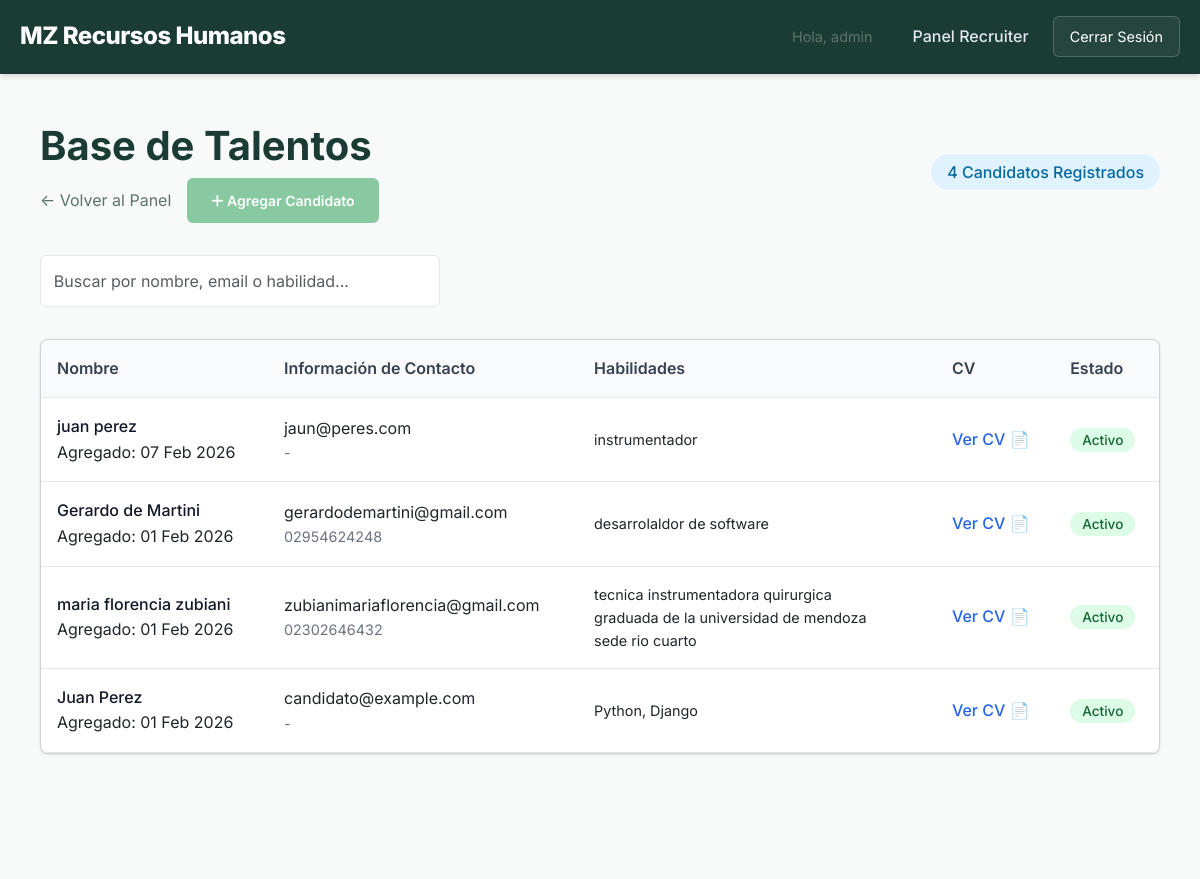
Page /staff/candidates/ (signed in, upper part) on the earlier database version.
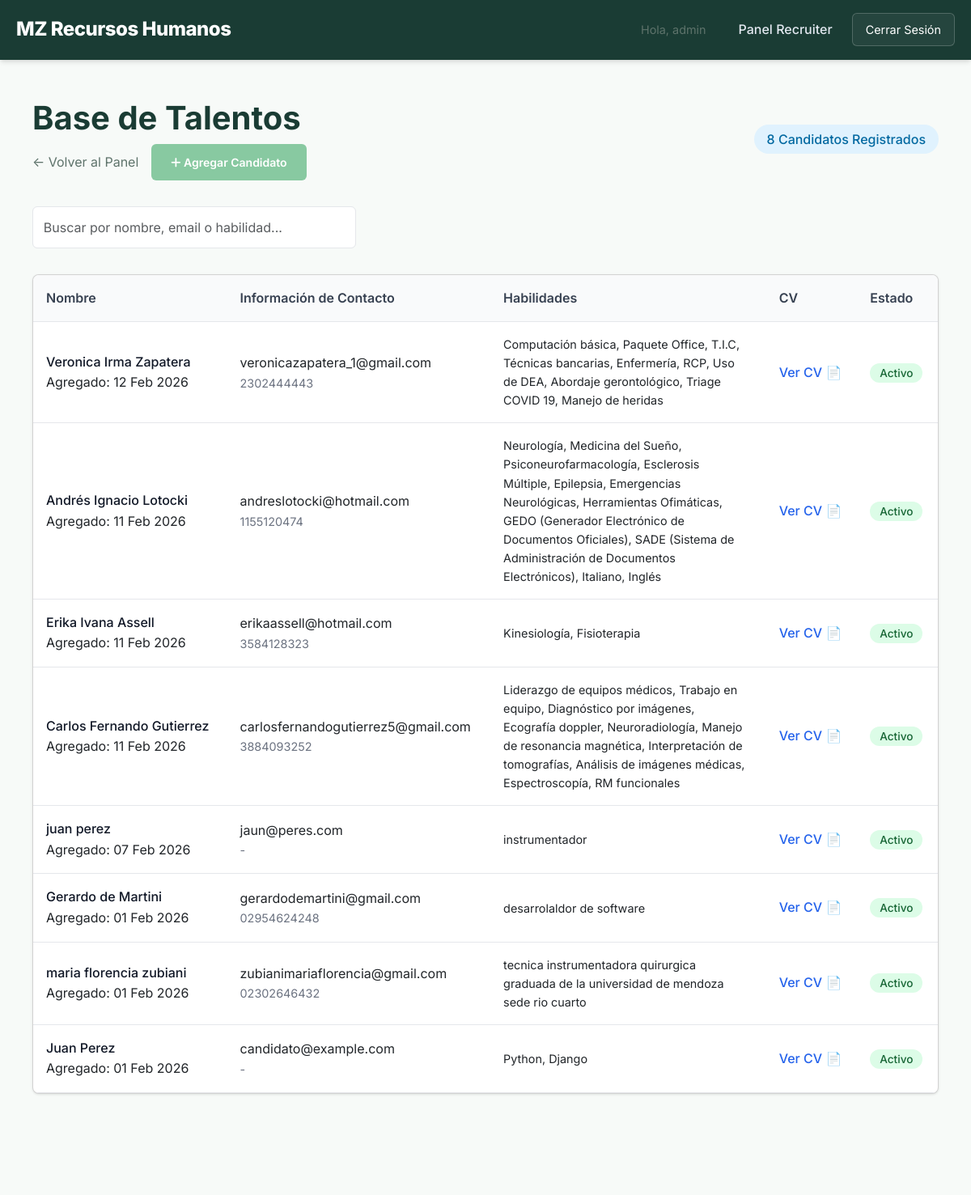
Same page on the later database version.
### candidates/models.py (models this page shows, shortened)
class Candidate(models.Model):
    AVAILABILITY_CHOICES = [
        ('active', 'Active (Looking)'),
        ('open', 'Open to Offers (Listening)'),
        ('not_looking', 'Not Looking (Dormant)'),
    ]
    first_name = models.CharField(max_length=100)
    last_name = models.CharField(max_length=100)
    user = models.OneToOneField(User, on_delete=models.CASCADE, null=True, blank=True, related_name='candidate_profile')
    email = models.EmailField(unique=True)
    secondary_email = models.CharField(max_length=255, blank=True, null=True, help_text="Correos secundarios separados por coma")
    phone = models.CharField(max_length=20, blank=True)
    resume_file = models.FileField(upload_to='resumes/', blank=True, null=True)
    skills = models.TextField(blank=True, help_text="Habilidades separadas por coma o descripción breve")
    tags = models.ManyToManyField(Tag, blank=True, related_name='candidates')
    availability_status = models.CharField(max_length=20, choices=AVAILABILITY_CHOICES, default='active')
    last_updated = models.DateTimeField(auto_now=True)
    update_token = models.UUIDField(default=uuid.uuid4, editable=False)
    created_at = models.DateTimeField(auto_now_add=True)

### dashboard/views.py (the view, shortened to what this page needs)
# urls.py: path('candidates/', views.candidate_list, name='staff_candidate_list'),
@login_required
@user_passes_test(is_recruiter)
def candidate_list(request):
    query = request.GET.get('q', '')
    candidates = Candidate.objects.all().order_by('-created_at')
    return render(request, 'dashboard/candidate_list.html', {
        'candidates': candidates,
        'query': query
    })

### dashboard/views.py (called while the page is built)
def is_recruiter(user):
    return user.is_staff

### hr_project/templates/dashboard/candidate_list.html (shortened to what this page needs)
{% extends "base.html" %}
{% block content %}
<div class="container">
    <div style="display: flex; justify-content: space-between; align-items: center; margin-bottom: 2rem;">
        <div>
            <h1 style="margin-bottom: 0.5rem;">Base de Talentos</h1>
            <div style="display: flex; gap: 1rem; align-items: center;">
                <a href="{% url 'dashboard_home' %}" style="color: var(--text-muted); text-decoration: none;">&larr;
                    Volver
                    al Panel</a>
                <a href="{% url 'add_candidate' %}" class="btn btn-sm btn-primary">
                    <i class="fas fa-plus"></i> Agregar Candidato
                </a>
            </div>
        </div>
        <div>
            <span
                style="background: #e0f2fe; color: #0369a1; padding: 0.5rem 1rem; border-radius: 9999px; font-weight: 500;">
                {{ candidates.count }} Candidatos Registrados
            </span>
        </div>
    </div>
    <div style="margin-bottom: 2rem;">
        <form method="get" action="." style="display: flex; gap: 1rem; align-items: center;">
            <input type="text" name="q" value="{{ query }}" placeholder="Buscar por nombre, email o habilidad..."
                class="form-control"
                style="max-width: 400px; padding: 0.8rem; border: 1px solid #e5e7eb; border-radius: 6px;">
        </form>
    </div>
    <div class="card"
        style="overflow-x: auto; background: white; border-radius: 8px; box-shadow: 0 1px 3px rgba(0,0,0,0.1);">
        <table style="width: 100%; border-collapse: collapse; text-align: left;">
            <thead>
                <tr style="background: #f9fafb; border-bottom: 1px solid #e5e7eb;">
                    <th style="padding: 1rem; font-weight: 600; color: #374151;">Nombre</th>
                    <th style="padding: 1rem; font-weight: 600; color: #374151;">Información de Contacto</th>
                    <th style="padding: 1rem; font-weight: 600; color: #374151;">Habilidades</th>
                    <th style="padding: 1rem; font-weight: 600; color: #374151;">CV</th>
                    <th style="padding: 1rem; font-weight: 600; color: #374151;">Estado</th>
                </tr>
            </thead>
            <tbody>
                {% for candidate in candidates %}
                <tr style="border-bottom: 1px solid #e5e7eb;">
                    <td style="padding: 1rem;">
                        <div style="font-weight: 500; color: #111827;">
                            {{ candidate.first_name }} {{ candidate.last_name }}
                        </div>
                        Agregado: {{ candidate.created_at|date:"d M Y" }}
    </div>
    </td>
    <td style="padding: 1rem;">
        <div>{{ candidate.email }}</div>
        <div style="color: #6b7280; font-size: 0.9rem;">{{ candidate.phone|default:"-" }}</div>
    </td>
    <td style="padding: 1rem;">
        {% if candidate.skills %}
        <div style="max-width: 300px; font-size: 0.9rem;">{{ candidate.skills }}</div>
        {% else %}
        <span style="color: #9ca3af;">-</span>
        {% endif %}
    </td>
    <td style="padding: 1rem;">
        {% if candidate.resume_file %}
        <a href="{{ candidate.resume_file.url }}" target="_blank"
            style="color: #2563eb; font-weight: 500; text-decoration: none;">Ver CV 📄</a>
        {% else %}
        <span style="color: #9ca3af; font-size: 0.9rem;">Sin CV</span>
        {% endif %}
    </td>
    <td style="padding: 1rem;">
        {% if candidate.availability_status == 'active' %}
        <span
            style="background: #dcfce7; color: #166534; padding: 0.25rem 0.75rem; border-radius: 9999px; font-size: 0.85rem; font-weight: 500;">Activo</span>
        {% else %}
        <span
            style="background: #f3f4f6; color: #4b5563; padding: 0.25rem 0.75rem; border-radius: 9999px; font-size: 0.85rem; font-weight: 500;">No
            busca</span>
        {% endif %}
    </td>
    </tr>
    {% empty %}
    <tr>
        <td colspan="5" style="padding: 3rem; text-align: center; color: #6b7280;">
            No hay candidatos registrados aún.
        </td>
    </tr>
    {% endfor %}
{% endblock %}

### hr_project/templates/base.html (shortened to what this page needs)
{% load static %}
<!DOCTYPE html>
<html lang="en">
<head>
    <link href="https://cdn.jsdelivr.net/npm/bootstrap@5.3.0/dist/css/bootstrap.min.css" rel="stylesheet">
    <link rel="stylesheet" href="https://cdnjs.cloudflare.com/ajax/libs/font-awesome/6.4.0/css/all.min.css">
    <link rel="stylesheet" href="{% static 'css/styles.css' %}">
</head>
<body>
    <header>
        <div class="container">
            <a href="/" class="logo">MZ Recursos Humanos</a>
            <nav class="nav-links">
                {% if user.is_authenticated %}
                <span style="margin-right: 1rem; color: var(--text-muted); font-size: 0.9rem;">Hola, {{ user }}</span>
                {% if user.company_profile %}
                <a href="{% url 'client_portal' %}">Empresas</a>
                {% elif user.candidate_profile %}
                <a href="{% url 'candidate_dashboard' %}">Mi Panel</a>
                {% elif user.is_staff %}
                <a href="{% url 'dashboard_home' %}">Panel Recruiter</a>
                {% endif %}
                <form action="{% url 'logout' %}" method="post" style="display:inline;">
                    <button type="submit" class="btn-nav">Cerrar Sesión</button>
                </form>
                {% else %}
                <a href="/">Oportunidades</a>
                <a href="/candidates/login/">Soy Candidato</a>
                <a href="{% url 'client_login' %}">Soy Empresa</a>
                <a href="{% url 'dashboard_login' %}" class="btn-nav">Acceso Staff</a>
                {% endif %}
            </nav>
        </div>
    </header>
    <main class="container" style="padding-top: 3rem; padding-bottom: 3rem;">
        {% block content %}{% endblock %}
    </main>
</body>
</html>

### static/css/styles.css (style rules this page uses)
:root { --primary-color: #1a3c34; --secondary-color: #4a6b5d; --accent-color: #88c9a1; --accent-hover: #71b88e; --bg-color: #f7faf8; --card-bg: #ffffff; --text-main: #2b3a35; --text-muted: #5e736b; --success: #10b981; --border-color: #d8e3dc; --font-main: 'Inter', system-ui, -apple-system, sans-serif; }
*, *::before, *::after { box-sizing: border-box; }
body { font-family: var(--font-main); background-color: var(--bg-color); color: var(--text-main); margin: 0; line-height: 1.6; }
h1, h2, h3 { color: var(--primary-color); font-weight: 700; margin-bottom: 0.5em; }
a { text-decoration: none; color: inherit; transition: color 0.2s; }
.container { max-width: 1200px; margin: 0 auto; padding: 0 20px; }
header { background: var(--primary-color); border-bottom: 1px solid var(--primary-color); padding: 1rem 0; box-shadow: 0 4px 6px -1px rgba(0, 0, 0, 0.1), 0 2px 4px -1px rgba(0, 0, 0, 0.06); color: white; }
header .container { display: flex; justify-content: space-between; align-items: center; flex-wrap: wrap; }
.logo { font-size: 1.5rem; font-weight: 800; color: white; letter-spacing: -0.5px; }
.nav-links { display: flex; gap: 1.5rem; align-items: center; }
.nav-links a { margin-left: 0; color: #e2e8f0; font-weight: 500; transition: color 0.2s; }
.btn-nav { border: 1px solid rgba(255, 255, 255, 0.2); padding: 0.5rem 1rem; border-radius: 6px; background: rgba(255, 255, 255, 0.05); cursor: pointer; font-size: 0.9rem; color: white; transition: all 0.2s; }
.btn { display: inline-block; padding: 0.75rem 1.5rem; border-radius: 6px; font-weight: 600; cursor: pointer; border: none; transition: all 0.2s; }
.btn-primary { background: var(--accent-color); color: white; }
input, textarea, select { width: 100%; padding: 0.75rem; border: 1px solid var(--border-color); border-radius: 6px; font-family: inherit; font-size: 1rem; }

Differences in the rows shown:
added Candidate: first_name "Veronica Irma", last_name "Zapatera", created_at "12 Feb 2026", email "veronicazapatera_1@gmail.com", phone "2302444443", skills "Computación básica, Paquete Office, T.I.C, Técnicas bancarias, Enfermería, RCP, Uso de DEA, Abordaje gerontológico, Triage COVID 19, Manejo de heridas", availability_status "Activo"
added Candidate: first_name "Andrés Ignacio", last_name "Lotocki", created_at "11 Feb 2026", email "andreslotocki@hotmail.com", phone "1155120474", skills "Neurología, Medicina del Sueño, Psiconeurofarmacología, Esclerosis Múltiple, Epilepsia, Emergencias Neurológicas, Herramientas Ofimáticas, GEDO (Generador Electrónico de Documentos Oficiales), SADE (Sistema de Administración de Documentos Electrónicos), Italiano, Inglés", availability_status "Activo"
added Candidate: first_name "Erika Ivana", last_name "Assell", created_at "11 Feb 2026", email "erikaassell@hotmail.com", phone "3584128323", skills "Kinesiología, Fisioterapia", availability_status "Activo"
added Candidate: first_name "Carlos Fernando", last_name "Gutierrez", created_at "11 Feb 2026", email "carlosfernandogutierrez5@gmail.com", phone "3884093252", skills "Liderazgo de equipos médicos, Trabajo en equipo, Diagnóstico por imágenes, Ecografía doppler, Neuroradiología, Manejo de resonancia magnética, Interpretación de tomografías, Análisis de imágenes médicas, Espectroscopía, RM funcionales", availability_status "Activo"
Other differences:
{{ candidates.count }}: "4" → "8"
